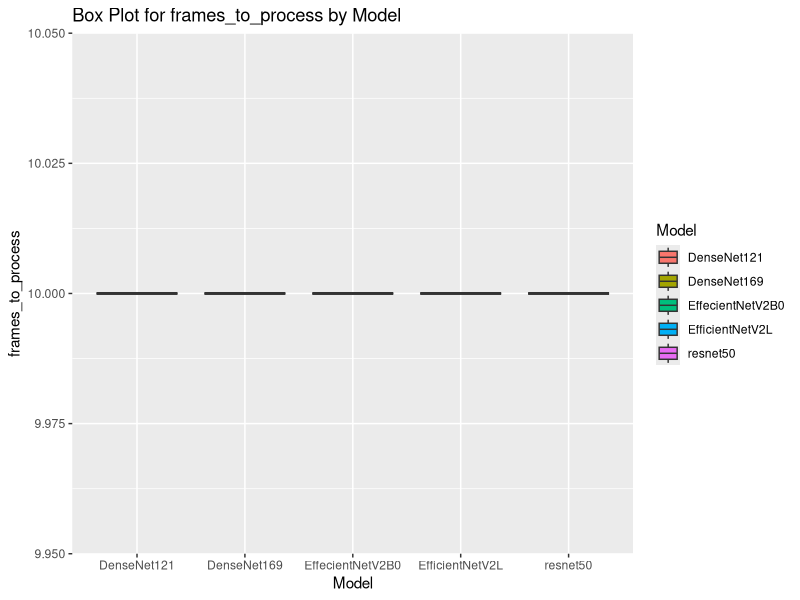
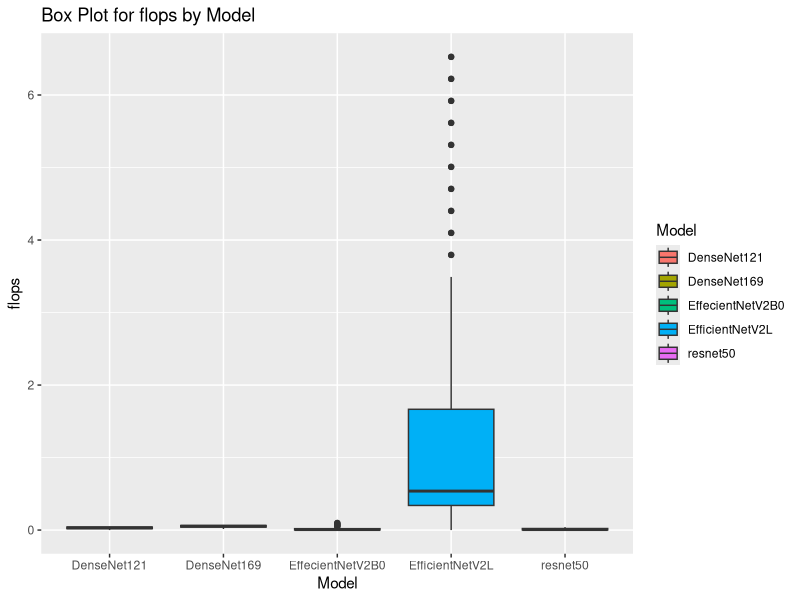
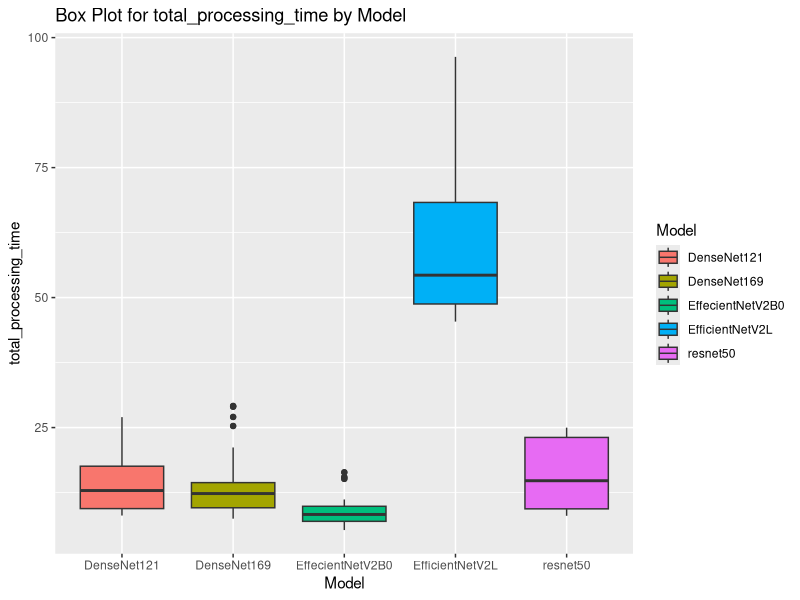
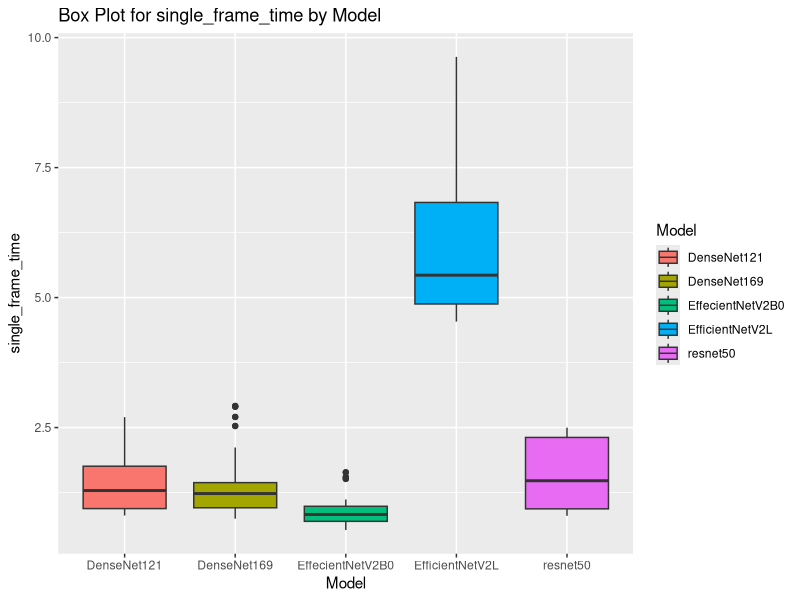
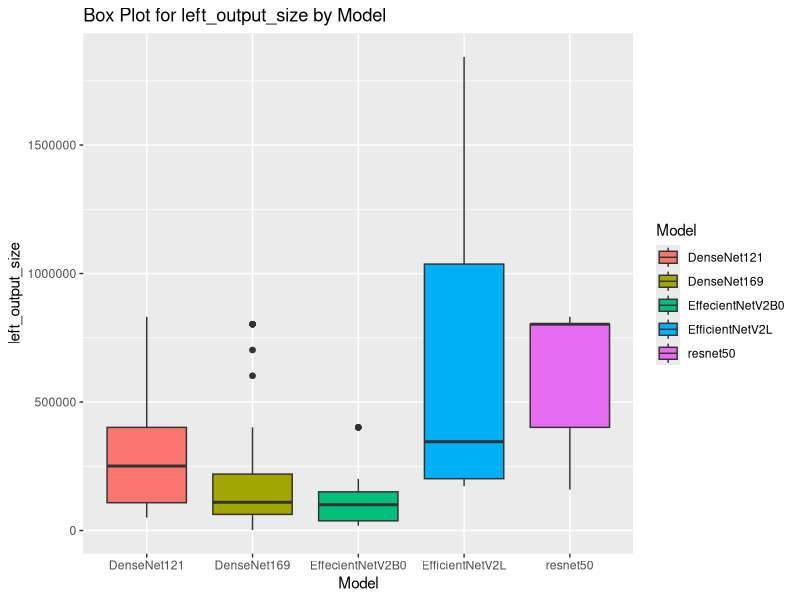
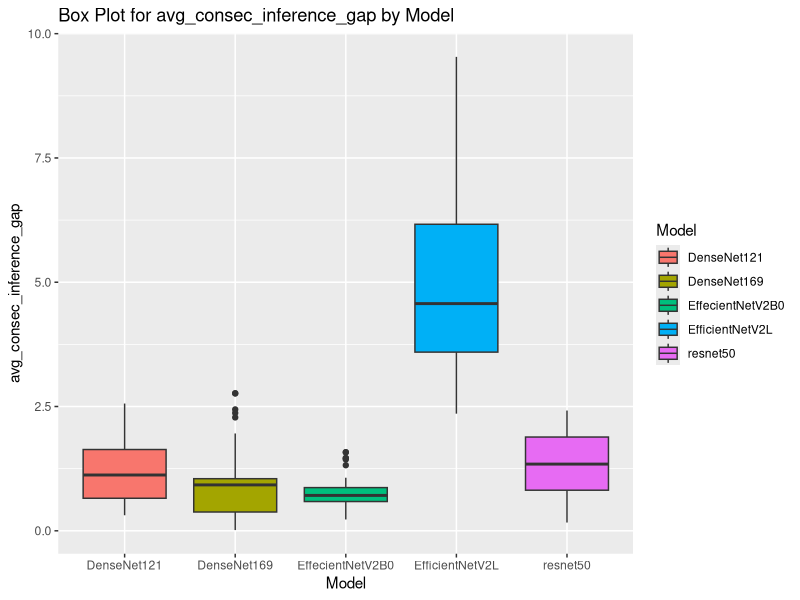
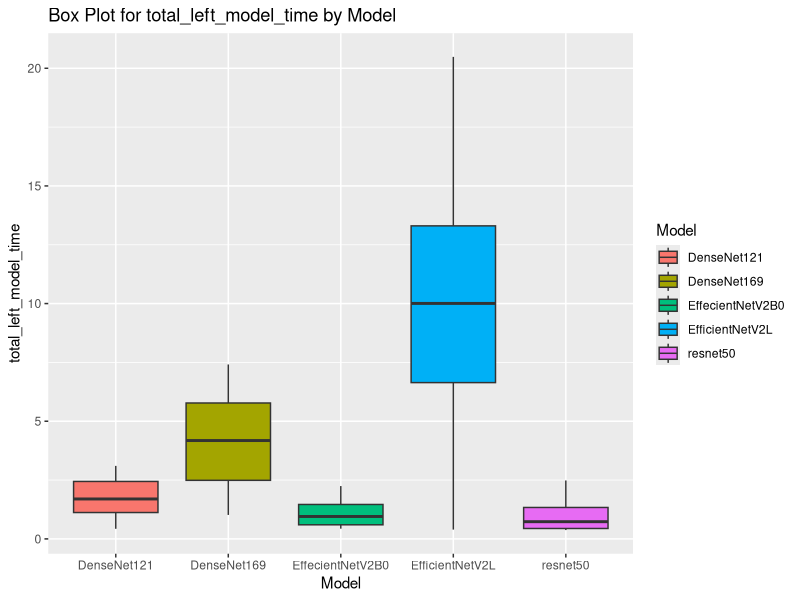
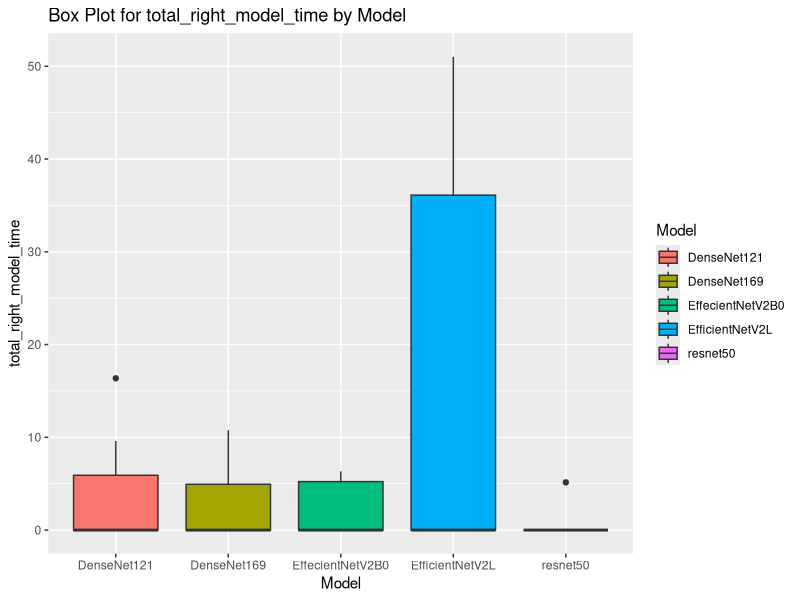

Recreate these plots in R, in order.
library(ggplot2)


df <- read.csv("partsComparison.csv")
df$Model <- as.factor(df$Model)


# List of numeric columns to visualize
numeric_columns <- c("frames_to_process", "flops", "total_processing_time",
                     "single_frame_time", "left_output_size",
                     "avg_consec_inference_gap", "total_left_model_time",
                     "total_right_model_time")

# Create a list to store box plots
box_plots <- list()

# Create box plots for each numeric variable
for (col in numeric_columns) {
  plot <- ggplot(data = df, aes(x = Model, y = .data[[col]], fill = Model)) +
    geom_boxplot() +
    labs(title = paste("Box Plot for", col, "by Model"),
         x = "Model",
         y = col)
  
  box_plots[[col]] <- plot
}

# Print the box plots
for (i in 1:length(box_plots)) {
  print(box_plots[[i]])
}


# List of numeric columns to visualize
numeric_columns <- c("frames_to_process", "flops", "total_processing_time",
                     "single_frame_time", "left_output_size",
                     "avg_consec_inference_gap", "total_left_model_time",
                     "total_right_model_time")

# Create a list to store scatter plots
scatter_plots <- list()

# Create scatter plots for each numeric variable
for (col in numeric_columns) {
  plot <- ggplot(data = df, aes(x = split_no, y = .data[[col]], color = Model)) +
    geom_point() +
    labs(title = paste("Scatter Plot of", col, "vs. split_no by Model"),
         x = "split_no",
         y = col)
  
  scatter_plots[[col]] <- plot
}

# Print the scatter plots
for (i in 1:length(scatter_plots)) {
  print(scatter_plots[[i]])
}

# Function to create a bar chart for a numeric column
create_bar_chart <- function(data, col_name) {
  ggplot(data = data, aes(x = Model, y = .data[[col_name]], fill = Model)) +
    geom_bar(stat = "identity") +
    labs(title = paste("Bar Chart for", col_name, "by Model"),
         x = "Model",
         y = col_name) +
    theme(axis.text.x = element_text(angle = 45, hjust = 1))
}

# Create and display bar charts for all numeric columns
for (col in numeric_columns) {
  bar_chart <- create_bar_chart(df, col)
  print(bar_chart)
}


# Function to create a histogram for a numeric column with different colors for Models
create_histogram <- function(data, col_name) {
  ggplot(data = data, aes(x = .data[[col_name]], fill = Model)) +
    geom_histogram(binwidth = 0.5, position = "identity", alpha = 0.5) +
    labs(title = paste("Histogram for", col_name),
         x = col_name,
         y = "Frequency")
}

# Create and display histograms for all numeric columns
for (col in numeric_columns) {
  histogram <- create_histogram(df, col)
  print(histogram)
}


# Function to create a violin plot for a numeric column
create_violin_plot <- function(data, col_name) {
  ggplot(data = data, aes(x = Model, y = .data[[col_name]], fill = Model)) +
    geom_violin(trim = FALSE) +
    labs(title = paste("Violin Plot for", col_name, "by Model"),
         x = "Model",
         y = col_name)
}

# Create and display violin plots for all numeric columns
for (col in numeric_columns) {
  violin_plot <- create_violin_plot(df, col)
  print(violin_plot)
}